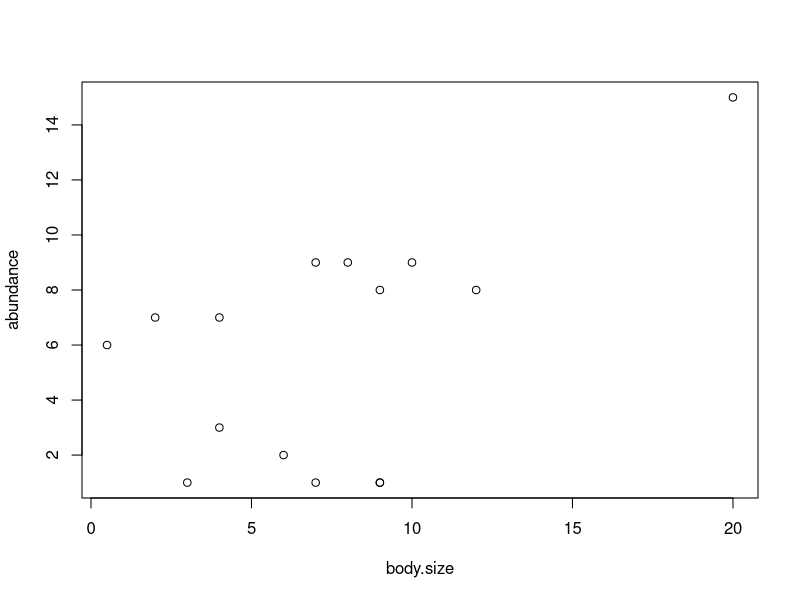
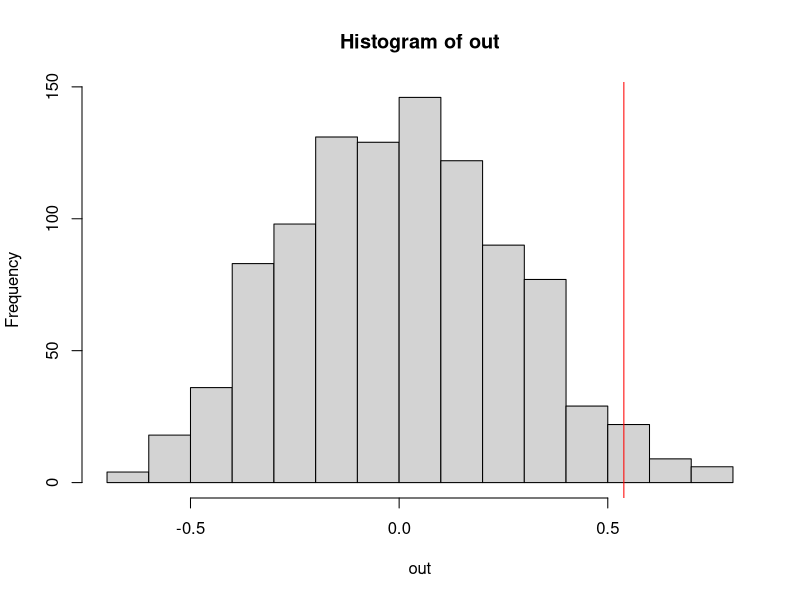
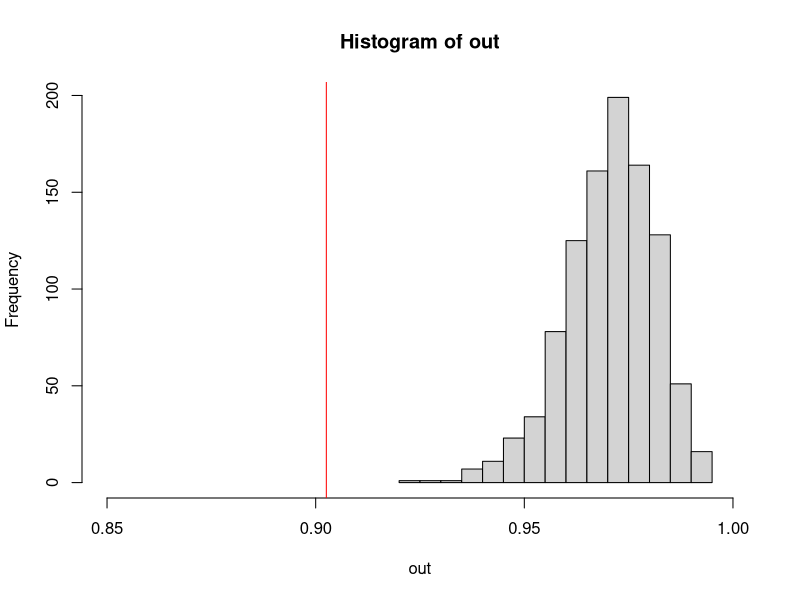
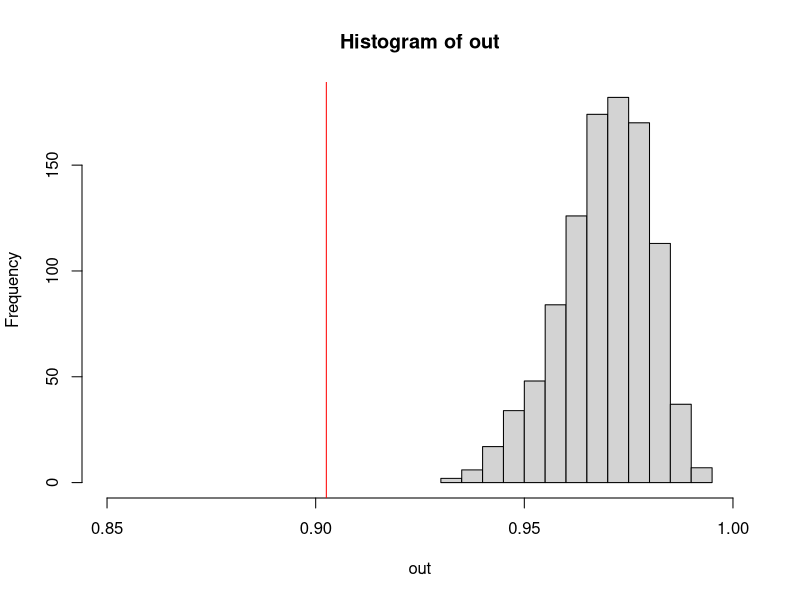

Here is the R script that generated these plots, in order:

# Modelos nulos para practicar loops i funciones ÈPICAS!

# my first function with David
saluda <- function(x="hola"){print(x)}
saluda(x="Callate, no quiero saludarte")


# Un model simple i senzill, dels de casa----
abundance <- c(1,2,3,1,1,1,6,7,8,9,7,8,9,9,15)
body.size <- c(9,6,4,3,7,9,0.5,4,12,10,2,9,8,7,20)
plot(abundance~body.size)
cor(abundance,body.size)
cor.test(abundance,body.size)

# We create a null model with the sample function that randomizes the values from a given vector
null <- sample(abundance,
               size =  length(abundance),
               replace = F)
a <- cor(null, body.size)

# We can built a function wich reproduces these as many times as wanted
pepino<- function(x,y, permutation=1000){
  out <- c()  # IMPORTANT !!! We create a vector where the output will be loaded 
  for(i in 1:permutation){
    null <- sample(x,
                   size =  length(x),
                   replace = F)
    out[i] <- cor(null, y)
  }
  hist(out)
  abline(v=cor(x,y), col="red")
  a<-1-sum(out<cor(x,y))/length(out)
  e <- ifelse(a>0.05,"LA CAGASTE","****")
  u <- c(a,e)
  u
} 

pepino(x = abundance, y = body.size, permutation = 1000)

#More examples ----
abundance

evennes <- function(x){
  s <- length(x)
  abTOT<-sum(x)
  pi<- x/abTOT
  shannon <- -sum((pi)*log(pi, base=2))
  shannon/log(s, base = 2)
}

evennes(abundance)

#tip: We need to sample 87 individuals and assigng them to 6 species randomly
sum(abundance)

out <- matrix()
for(i in 1:1000){
  a <- sample(1:15, 
              size=sum(abundance),
              replace = T)
  out[i] <- evennes(table(a))
  out
}
hist(out,xlim = c(0.85,1))
abline(v=evennes(abundance), col="red")

for(i in 1:1000){
  antonio <- 1-body.size/sum(body.size)
  a <- sample(1:15, 
              size=sum(abundance),
              replace = T,
              prob =antonio)
  out[i] <- evennes(table(a))
}
hist(out,xlim = c(0.85,1))
abline(v=evennes(abundance), col="red")

